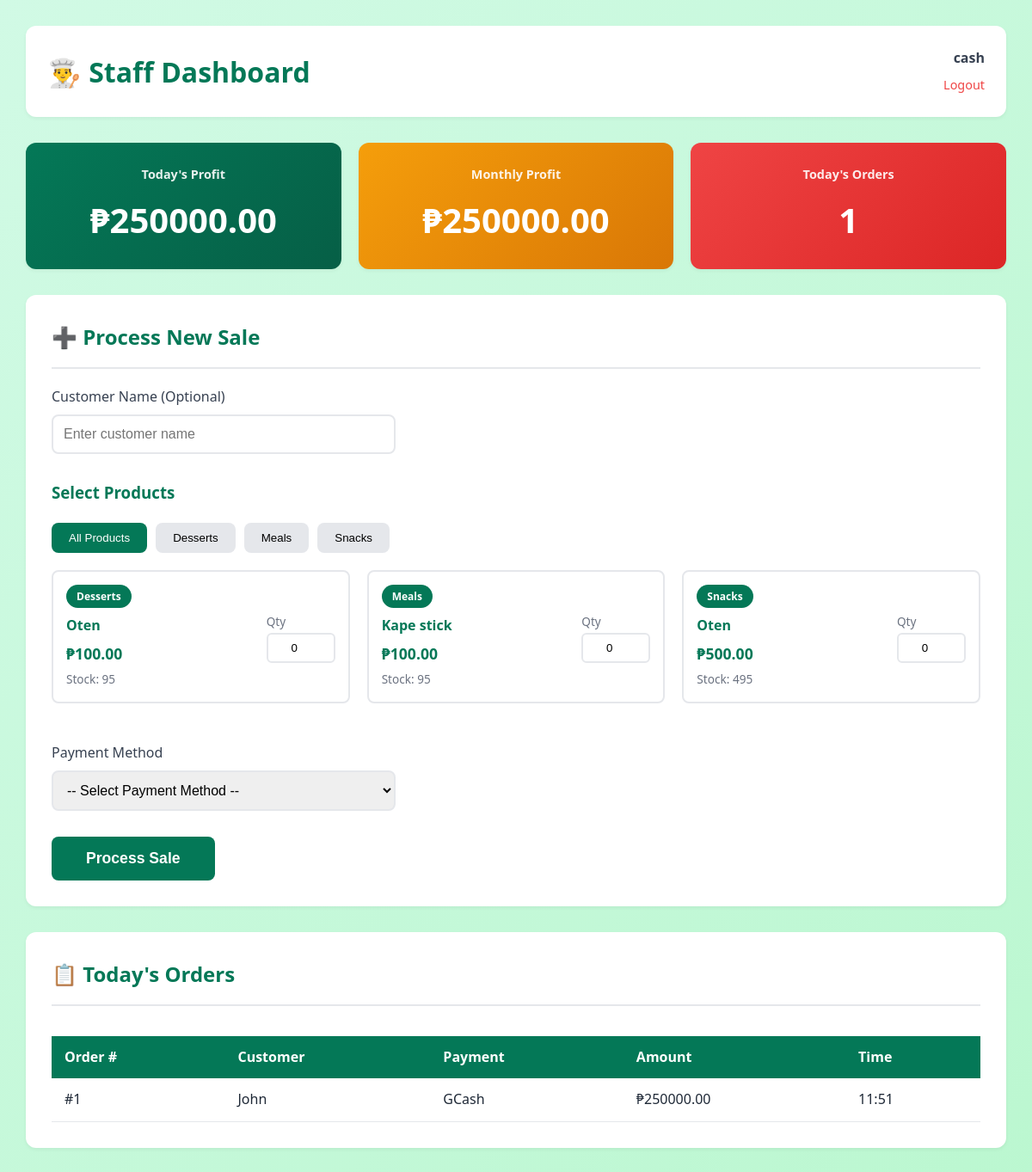
Screenshot of /staff/dashboard (signed in) with the database file from the repository.
### tables this page shows
CREATE TABLE products (
            id INTEGER PRIMARY KEY AUTOINCREMENT,
            name TEXT NOT NULL,
            category TEXT NOT NULL,
            price REAL NOT NULL,
            stock INTEGER NOT NULL,
            description TEXT,
            created_at TIMESTAMP DEFAULT CURRENT_TIMESTAMP
        );

CREATE TABLE sales (
            id INTEGER PRIMARY KEY AUTOINCREMENT,
            staff_id INTEGER,
            student_name TEXT,
            payment_method TEXT NOT NULL CHECK(payment_method IN ('Cash', 'GCash')),
            total_amount REAL NOT NULL,
            created_at TIMESTAMP DEFAULT CURRENT_TIMESTAMP,
            FOREIGN KEY (staff_id) REFERENCES users(id)
        );

### app.py (the view)
@app.route('/staff/dashboard')
def staff_dashboard():
    if 'user_id' not in session or session.get('role') != 'staff':
        flash('Please login as staff first!', 'error')
        return redirect(url_for('login'))
    conn = get_db()
    cursor = conn.cursor()
    products = cursor.execute('''
        SELECT * FROM products
        ORDER BY category, name
    ''').fetchall()
    categories = cursor.execute('''
        SELECT DISTINCT category FROM products
        ORDER BY category
    ''').fetchall()
    today_orders = cursor.execute('''
        SELECT * FROM sales
        WHERE staff_id = ? AND DATE(created_at) = DATE('now')
        ORDER BY created_at DESC
    ''', (session['user_id'],)).fetchall()
    daily_profit = cursor.execute('''
        SELECT SUM(total_amount) as total
        FROM sales
        WHERE staff_id = ? AND DATE(created_at) = DATE('now')
    ''', (session['user_id'],)).fetchone()['total'] or 0
    monthly_profit = cursor.execute('''
        SELECT SUM(total_amount) as total
        FROM sales
        WHERE staff_id = ? AND strftime('%Y-%m', created_at) = strftime('%Y-%m', 'now')
    ''', (session['user_id'],)).fetchone()['total'] or 0
    conn.close()
    return render_template('staff_dashboard.html',
                           products=products,
                           categories=categories,
                           today_orders=today_orders,
                           daily_profit=daily_profit,
                           monthly_profit=monthly_profit)

### app.py (called while the page is built)
def get_db():
    conn = sqlite3.connect(DATABASE)
    conn.row_factory = sqlite3.Row
    return conn

### templates/staff_dashboard.html (shortened to what this page needs)
<!DOCTYPE html>
<html lang="en">
<head>
    <link rel="stylesheet" href="{{ url_for('static', filename='style.css') }}">
</head>
<body>
    <div class="dashboard-container">
        <div class="dashboard-header">
            <h1>👨‍🍳 Staff Dashboard</h1>
            <div class="user-info">
                <div class="username">{{ session.username }}</div>
                <a href="{{ url_for('logout') }}" class="logout-link">Logout</a>
            </div>
        </div>
        <div class="stats-grid">
            <div class="stat-card green">
                <h3>Today's Profit</h3>
                <div class="stat-value">₱{{ "%.2f"|format(daily_profit) }}</div>
            </div>
            <div class="stat-card yellow">
                <h3>Monthly Profit</h3>
                <div class="stat-value">₱{{ "%.2f"|format(monthly_profit) }}</div>
            </div>
            <div class="stat-card red">
                <h3>Today's Orders</h3>
                <div class="stat-value">{{ today_orders|length }}</div>
            </div>
        </div>
        <div class="content-section">
            <h2>➕ Process New Sale</h2>
            <form method="POST" action="{{ url_for('staff_process_sale') }}">
                <div class="form-group" style="max-width: 400px; margin-bottom: 30px;">
                    <label>Customer Name (Optional)</label>
                    <input type="text" name="student_name" placeholder="Enter customer name">
                </div>
                <h3 style="color: #047857; margin-bottom: 20px;">Select Products</h3>
                {% if categories %}
                <div class="category-tabs">
                    <button type="button" class="category-tab active" onclick="showCategory('all')">All Products</button>
                    {% for cat in categories %}
                    <button type="button" class="category-tab" onclick="showCategory('{{ cat.category }}')">{{ cat.category }}</button>
                    {% endfor %}
                </div>
                <div class="category-section active" data-category="all">
                    <div style="display: grid; grid-template-columns: repeat(auto-fill, minmax(280px, 1fr)); gap: 20px; margin-bottom: 30px;">
                        {% for product in products %}
                        <div class="product-item">
                            <div class="product-info">
                                <span class="product-category">{{ product.category }}</span>
                                <h4>{{ product.name }}</h4>
                                <p class="price">₱{{ "%.2f"|format(product.price) }}</p>
                                <p class="stock">Stock: {{ product.stock }}</p>
                            </div>
                            <div class="product-input">
                                <label style="font-size: 0.85rem; color: #6b7280;">Qty</label>
                                <input type="number" name="qty_{{ product.id }}" min="0" max="{{ product.stock }}" value="0">
                            </div>
                        </div>
                        {% endfor %}
                    </div>
                </div>
                <div class="form-group" style="max-width: 400px; margin-bottom: 30px;">
                    <label>Payment Method</label>
                    <select name="payment_method" required>
                        <option value="">-- Select Payment Method --</option>
                    </select>
                </div>
                <button type="submit" class="btn btn-primary" style="padding: 15px 40px; font-size: 1.1rem;">
                    Process Sale
                </button>
                {% else %}
                <p style="text-align: center; color: #6b7280; padding: 40px;">
                    No products available. Please contact admin.
                </p>
                {% endif %}
            </form>
        </div>
        <div class="content-section">
            <h2>📋 Today's Orders</h2>
            <div class="table-container">
                <table>
                    <thead>
                        <tr>
                            <th>Order #</th>
                            <th>Customer</th>
                            <th>Payment</th>
                            <th>Amount</th>
                            <th>Time</th>
                        </tr>
                    </thead>
                    <tbody>
                        {% for order in today_orders %}
                        <tr>
                            <td>#{{ order.id }}</td>
                            <td>{{ order.student_name or 'Walk-in' }}</td>
                            <td>{{ order.payment_method }}</td>
                            <td>₱{{ "%.2f"|format(order.total_amount) }}</td>
                            <td>{{ order.created_at[11:16] }}</td>
                        </tr>
                        {% else %}
                        <tr>
                            <td colspan="5" style="text-align: center; color: #6b7280;">No orders yet today.</td>
                        </tr>
                        {% endfor %}
                    </tbody>
                </table>
            </div>
        </div>
    </div>
</body>
</html>

### static/style.css (style rules this page uses)
* { margin: 0; padding: 0; box-sizing: border-box; }
body { font-family: 'Segoe UI', Tahoma, Geneva, Verdana, sans-serif; background: linear-gradient(135deg, #d1fae5 0%, #bbf7d0 100%); min-height: 100vh; color: #1f2937; line-height: 1.6; }
.btn { display: inline-block; padding: 12px 24px; border-radius: 8px; text-decoration: none; font-weight: 600; transition: all 0.3s; border: none; cursor: pointer; font-size: 1rem; }
.btn-primary { background: #047857; color: white; }
.form-group { margin-bottom: 20px; }
.form-group label { display: block; margin-bottom: 8px; color: #374151; font-weight: 500; }
.form-group input, .form-group select, .form-group textarea { width: 100%; padding: 12px; border: 2px solid #e5e7eb; border-radius: 8px; font-size: 1rem; transition: border-color 0.3s; }
.dashboard-container { max-width: 1400px; margin: 0 auto; padding: 30px; }
.dashboard-header { background: white; padding: 25px; border-radius: 12px; box-shadow: 0 2px 4px rgba(0, 0, 0, 0.05); margin-bottom: 30px; display: flex; justify-content: space-between; align-items: center; }
.dashboard-header h1 { color: #047857; font-size: 2rem; }
.dashboard-header .user-info { text-align: right; }
.dashboard-header .username { font-weight: 600; color: #374151; margin-bottom: 5px; }
.dashboard-header .logout-link { color: #ef4444; text-decoration: none; font-size: 0.9rem; }
.stats-grid { display: grid; grid-template-columns: repeat(auto-fit, minmax(250px, 1fr)); gap: 20px; margin-bottom: 30px; }
.stat-card { background: white; padding: 25px; border-radius: 12px; box-shadow: 0 2px 4px rgba(0, 0, 0, 0.05); text-align: center; }
.stat-card.green { background: linear-gradient(135deg, #047857 0%, #065f46 100%); color: white; }
.stat-card.yellow { background: linear-gradient(135deg, #f59e0b 0%, #d97706 100%); color: white; }
.stat-card.red { background: linear-gradient(135deg, #ef4444 0%, #dc2626 100%); color: white; }
.stat-card h3 { font-size: 0.9rem; margin-bottom: 10px; opacity: 0.9; }
.stat-card .stat-value { font-size: 2.5rem; font-weight: 700; }
.content-section { background: white; padding: 30px; border-radius: 12px; box-shadow: 0 2px 4px rgba(0, 0, 0, 0.05); margin-bottom: 30px; }
.content-section h2 { color: #047857; font-size: 1.5rem; margin-bottom: 20px; padding-bottom: 15px; border-bottom: 2px solid #e5e7eb; }
.table-container { overflow-x: auto; }
table { width: 100%; border-collapse: collapse; margin-top: 15px; }
table thead { background: #047857; color: white; }
table th, table td { padding: 12px 15px; text-align: left; }
table tbody tr { border-bottom: 1px solid #e5e7eb; }
.product-item { display: flex; justify-content: space-between; align-items: center; padding: 15px; border: 2px solid #e5e7eb; border-radius: 8px; margin-bottom: 15px; transition: all 0.3s; }
.product-info h4 { color: #047857; margin-bottom: 5px; }
.product-category { display: inline-block; background: #047857; color: white; padding: 4px 12px; border-radius: 20px; font-size: 0.75rem; font-weight: 600; margin-bottom: 8px; }
.product-info .price { color: #047857; font-size: 1.1rem; font-weight: 700; margin: 5px 0; }
.product-info .stock { color: #6b7280; font-size: 0.85rem; }
.product-input { width: 80px; }
.product-input input { width: 100%; padding: 8px; border: 2px solid #e5e7eb; border-radius: 6px; text-align: center; }

### templates/staff_dashboard.html (style rules this page uses)
.category-tabs { display: flex; gap: 10px; margin-bottom: 20px; flex-wrap: wrap; }
.category-tab { padding: 10px 20px; background: #e5e7eb; border: none; border-radius: 8px; cursor: pointer; transition: all 0.3s; font-weight: 500; }
.category-tab.active { background: #047857; color: white; }
.category-section { display: none; }
.category-section.active { display: block; }

### rows the page displays
products: category "Desserts", name "Oten", price "100.00", stock "95"
products: category "Meals", name "Kape stick", price "100.00", stock "95"
products: category "Snacks", name "Oten", price "500.00", stock "495"
sales: id "1", student_name "John", payment_method "GCash", total_amount "250000.00", created_at "11:51"

### other values shown
{{ session.username }} "cash"
{{ "%.2f"|format(daily_profit) }} "250000.00"
{{ "%.2f"|format(monthly_profit) }} "250000.00"
{{ today_orders|length }} "1"
{{ cat.category }} "Desserts" "Meals" "Snacks"
